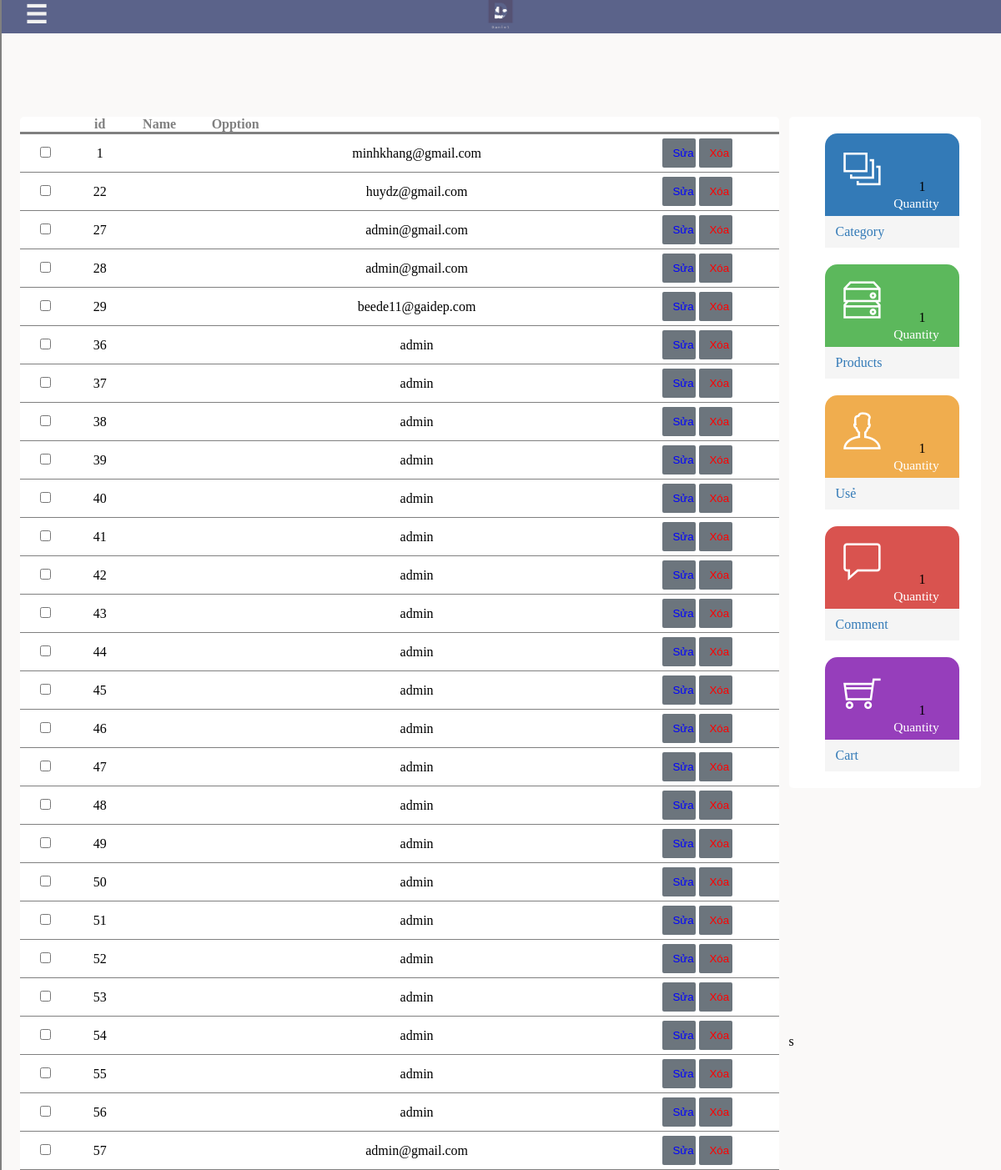
The app's page /admin/index.php?act=dskh with its own data.
### tables this page shows
CREATE TABLE `taikhoan` (
  `id` int(11) NOT NULL,
  `username` varchar(50) NOT NULL,
  `pass` varchar(50) NOT NULL,
  `email` varchar(255) NOT NULL,
  `address` varchar(255) DEFAULT NULL,
  `tel` varchar(50) DEFAULT NULL,
  `role` tinyint(4) NOT NULL DEFAULT 0
);

### model/pdo.php (called while the page is built, shortened)
<?php
function pdo_get_connection(){
    $dburl = "mysql:host=localhost;dbname=danielshop;charset=utf8";
    $username = 'root';
    $password = '';
    $conn = new PDO($dburl, $username, $password);
    $conn->setAttribute(PDO::ATTR_ERRMODE, PDO::ERRMODE_EXCEPTION);
    return $conn;
}
function pdo_query($sql){
    $sql_args = array_slice(func_get_args(), 1);
    try{
        $conn = pdo_get_connection();
        $stmt = $conn->prepare($sql);
        $stmt->execute($sql_args);
        $rows = $stmt->fetchAll();
        return $rows;
    }
    catch(PDOException $e){
        throw $e;
    }
    finally{
        unset($conn);
    }
}

### model/taikhoan.php (called while the page is built, shortened)
<?php
    function list_taikhoan(){
        $sql="select * from taikhoan";
        $listtaikhoan = pdo_query($sql);
        return $listtaikhoan;
    }
?>

### admin/taikhoan/list.php (the view, shortened to what this page needs)
<div class="container">
  <article>
    <table>
        <tr>
            <th></th>
            <th>id</th>
            <th>Name</th>
            <th>Opption</th>
        </tr>
        <?php
        foreach ($listtaikhoan as $khachhang) {
            extract($khachhang);
            $deltk = "index.php?act=deltk&id=".$id;
            $suatk = "index.php?act=suatk&id=".$id;
            echo '  <tr>
                        <td><input type="checkbox" name="" id=""></td>
                        <td>'.$id.'</td>
                        <td>'.$ten_dang_nhap.'</td>
                        <td>'.$mat_khau.'</td>
                        <td>'.$email.'</td>
                        <td>'.$kich_hoat.'</td>
                        <td>'.$vai_tro.'</td>
                        <td><a href="'.$suatk.'"><input type="button" style="background-color:#6c757d; color:blue;height:35px;width:40px" value="Sửa"></a>   <a href="'.$deltk.'"><input  onclick="confirmation()" type="button" style="background-color:#6c757d; color:red;height:35px;width:40px" value="Xóa"></a></td>
                    </tr> ';
        }
    ?>
    </table>
  </article>
  <?php
    include "aside.php"
  ?>
</div>

### admin/header.php (shortened to what this page needs)
        <!DOCTYPE html>
<html lang="en">
<head>
    <link rel="stylesheet" href="../view/css/admin.css">
    <link rel="stylesheet" href="../view/themify-icons/themify-icons.css">
</head>
<body>
<header>
    <span class="on-menu" style="font-size:30px;cursor:pointer" onclick="openNav()">&#9776;</span>
    <div class="logo">
            <div class="mySlides fade">
            <img src="../view/images/logo.png" >
            </div>
    </div>
</header>
<div id="mySidenav" class="sidenav">
  </div>

### admin/index.php (shortened to what this page needs)
<?php
    include "../model/pdo.php";
    include "../model/taikhoan.php";
    include "header.php";
    if(isset($_GET['act'])){
        $act=$_GET['act'];
        switch($act){
                case 'dskh':
                    $listtaikhoan = list_taikhoan();
                    include "taikhoan/list.php";
                    break;
        }
    }else{
        include "home.php";
    }
    include "footer.php";
?>

### admin/aside.php
<aside><div class="boxchucnang s1">
    <div class="iccon-chucnang" >
        <i class="ti-layers-alt"></i>
    </div>
    <div class="number">1</div>
    <div class="quantity"> Quantity</div>
    <div class="title"><a href="index.php?act=listdm">Category</a></div>
   </div>
   <div class="boxchucnang s2">
    <div class="iccon-chucnang">
        <i class="ti-harddrives"></i>
    </div>
    <div class="number">1</div>
    <div class="quantity"> Quantity</div>
    <div class="title"><a href="index.php?act=listsp">Products</a></div>
   </div>
   <div class="boxchucnang s3">
    <div class="iccon-chucnang">
        <i class="ti-user"></i>
    </div>
    <div class="number">1</div>
    <div class="quantity"> Quantity</div>
    <div class="title"><a href="index.php?act=dskh">Usẻ</a></div>
   </div>
   <div class="boxchucnang s4">
    <div class="iccon-chucnang">
        <i class="ti-comment"></i>
    </div>
    <div class="number">1</div>
    <div class="quantity"> Quantity</div>
    <div class="title"><a href="index.php?act=dshd">Comment</a></div>
   </div>
   <div class="boxchucnang s5">
    <div class="iccon-chucnang">
        <i class="ti-shopping-cart"></i>
    </div>
    <div class="number">1</div>
    <div class="quantity"> Quantity</div>
    <div class="title"><a href="index.php?act=">Cart</a></div>
   </div></aside>

### admin/footer.php (shortened to what this page needs)
</body>
</html>
    s

### view/css/admin.css (style rules this page uses)
* { padding: 0px; margin: 0px; box-sizing: border-box; }
body { background-color:#FAF9F8;; }
header { height: 40px; width: 100%; background-color: #5B638A; z-index: 1; top: 0; left: 0; }
header .logo img { width: 58px; display: block; margin: 0 auto; position: relative; top: -49px; }
header .on-menu { height: 40px; margin-left: 20px; padding: 10px; font-weight: bold; color: #f1f1f1; }
.container .boxchucnang { width: 70%; height: 137px; margin: 20px 20px; position: relative; left: 10%; border-top-left-radius: 15px; border-top-right-radius: 15px; }
.container .iccon-chucnang i { font-size: 3.7vw; position: absolute; left: 14%; top: 15%; color: #ffffff; }
.container .number { position: absolute; right: 25%; bottom: 47%; }
.container .quantity { font-size: 1.3vw; color: #ffffff; position: absolute; right: 15%; bottom: 32%; }
.container .boxchucnang .title { width: 100%; height: 38px; background-color: #f5f5f5; position: absolute; bottom: 0; }
.container .boxchucnang .title a { text-decoration: none; color: #337ab7 ; position: absolute; top: 25%; left: 8%; width: 100%; }
.container { margin:100px auto; width: 96%; height: 1000px; }
.container article { float: left; width: 79%; margin-right: 1%; background-color: #ffffff; border-radius: 5px; }
table { width: 100%; border-collapse: collapse; }
table tr:first-child { border-bottom: 3px solid gray; padding: 8px 16px; }
table th { color: gray; }
table td { text-align: center; padding: 5px 10px; border-bottom: 1px solid gray; }
td:first-child { color:#337ab7; }
input[type=button], input[type=submit], input[type=reset] { padding: 6px 12px; border: none; background-color: #337ab7; border-radius: 2px; color: white; transition: width 2s, height 4s; }
.container aside { float: left; width: 20%; background-color: #ffffff; border-radius: 5px; }
.sidenav { height: 100%; width: 0; position: fixed; z-index: 1; top: 0; left: 0; background-color: #5B638A; overflow-x: hidden; transition: 0.5s; padding-top: 60px; border: 1px solid gray; }
.s1 { background-color: #337ab7; }
.s2 { background-color: #5cb85c; }
.s3 { background-color: #f0ad4e; }
.s4 { background-color: #d9534f; }
.s5 { background-color: #963ebb; }

### records on screen
taikhoan: id "1", email "minhkhang@gmail.com"
taikhoan: id "22", email "huydz@gmail.com"
taikhoan: id "27", email "admin@gmail.com"
taikhoan: id "28", email "admin@gmail.com"
taikhoan: id "29", email "beede11@gaidep.com"
taikhoan: id "36", email "admin"
taikhoan: id "37", email "admin"
taikhoan: id "38", email "admin"
taikhoan: id "39", email "admin"
taikhoan: id "40", email "admin"
taikhoan: id "41", email "admin"
taikhoan: id "42", email "admin"
taikhoan: id "43", email "admin"
taikhoan: id "44", email "admin"
taikhoan: id "45", email "admin"
taikhoan: id "46", email "admin"
taikhoan: id "47", email "admin"
taikhoan: id "48", email "admin"
taikhoan: id "49", email "admin"
taikhoan: id "50", email "admin"
taikhoan: id "51", email "admin"
taikhoan: id "52", email "admin"
taikhoan: id "53", email "admin"
taikhoan: id "54", email "admin"
taikhoan: id "55", email "admin"
taikhoan: id "56", email "admin"
taikhoan: id "57", email "admin@gmail.com"
